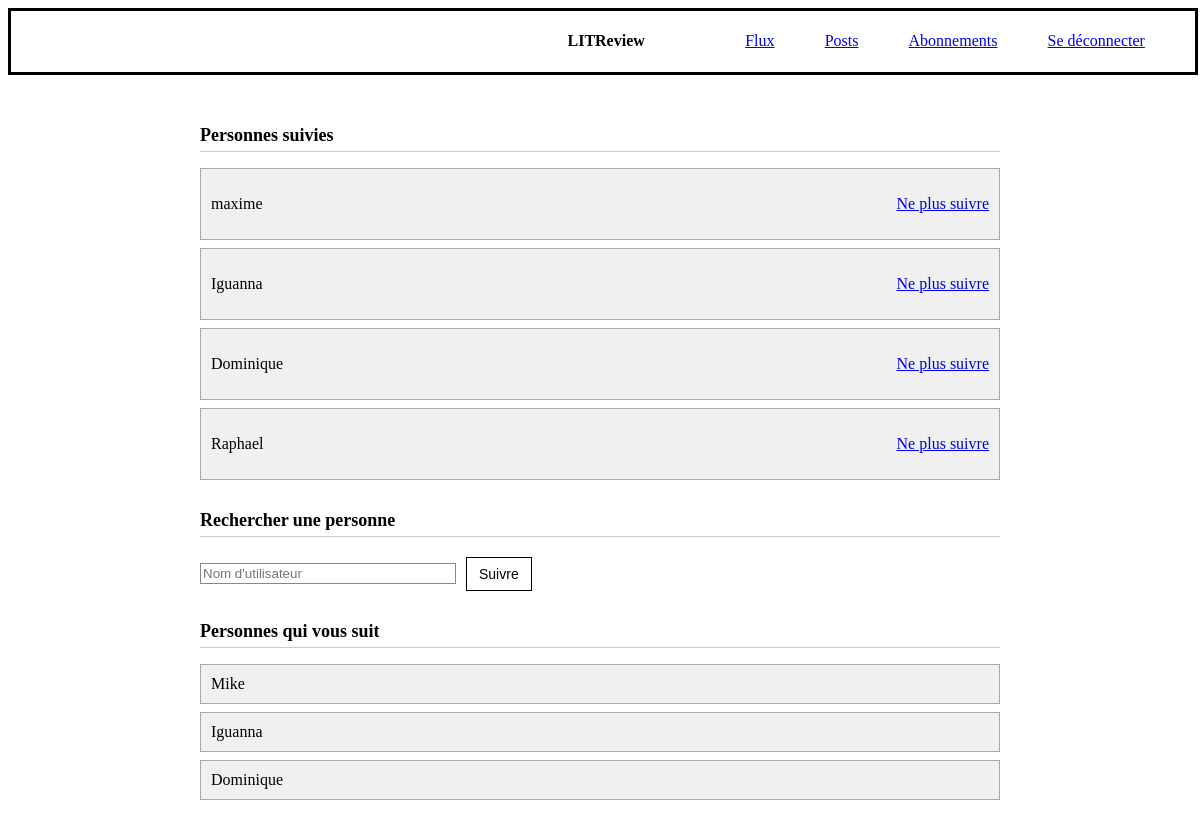
The page /followers/ (signed in) on the database as committed earlier.
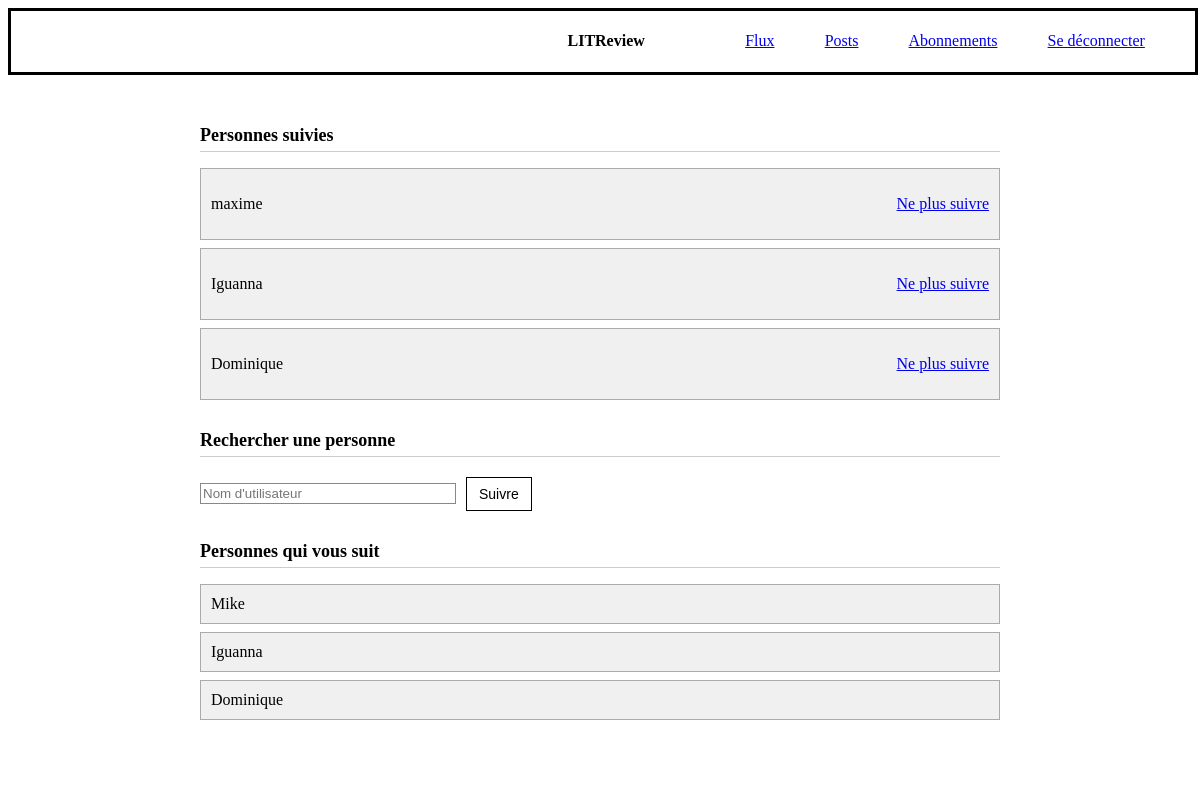
The same page on the database as committed later.
### activity/models.py (models this page shows)
class UserFollows(models.Model):
    follower = models.ForeignKey(to=settings.AUTH_USER_MODEL, on_delete=models.CASCADE,related_name='followed_users')
    followed = models.ForeignKey(to=settings.AUTH_USER_MODEL, on_delete=models.CASCADE,related_name='followers')
    class Meta:
        unique_together = ('follower', 'followed', )

### activity/views.py (the view)
# urls.py: path('followers/', display_followers, name='display_followers'),
@login_required
def display_followers(request):
    User = get_user_model()
    followed_users = UserFollows.objects.filter(follower=request.user)
    all_users = User.objects.exclude(id=request.user.id)
    not_followed_users = all_users.exclude(id__in=[user.followed.id for user in followed_users])
    followers = UserFollows.objects.filter(followed=request.user)
    context = {
        "followed_users": followed_users,
        "not_followed_users": not_followed_users,
        "count_followed_users": followed_users.count(),
        "followers": followers,
    }
    return render(request, 'followers.html', context)

### activity/templates/followers.html (shortened to what this page needs)
{% extends 'base.html' %}
{% load static %}
{% block head_css %}
<link rel="stylesheet" href="{% static 'litreview/styles.css' %}">
{% endblock %}
{% block content %}
<section class="followers_section">
    <h3>Personnes suivies</h3>
    <ul>
        {% for relation in followed_users %}
            <li>
                <p>{{ relation.followed.username }}</p>
                <a href="{% url 'unfollow_user' relation.followed.id %}">Ne plus suivre</a>
            </li>
        {% empty %}
            <li>Vous ne suivez personne.</li>
        {% endfor %}
    </ul>
    <h3>Rechercher une personne</h3>
    <form class="followers_form" method="post" action="{% url 'search_user_to_follow' %}">
        <input type="text" name="username" placeholder="Nom d'utilisateur">
        <button type="submit">Suivre</button>
    </form>
    <h3>Personnes qui vous suit</h3>
    <ul>
        {% for relation in followers %}
            <li>{{ relation.follower.username }}</li>
        {% empty %}
            <li>Personne ne vous suit encore.</li>
        {% endfor %}
    </ul>
</section>
{% endblock %}

Rows that differ between the two databases and show on the page:
removed UserFollows: followed.username "Raphael", shown under "Personnes suivies"
